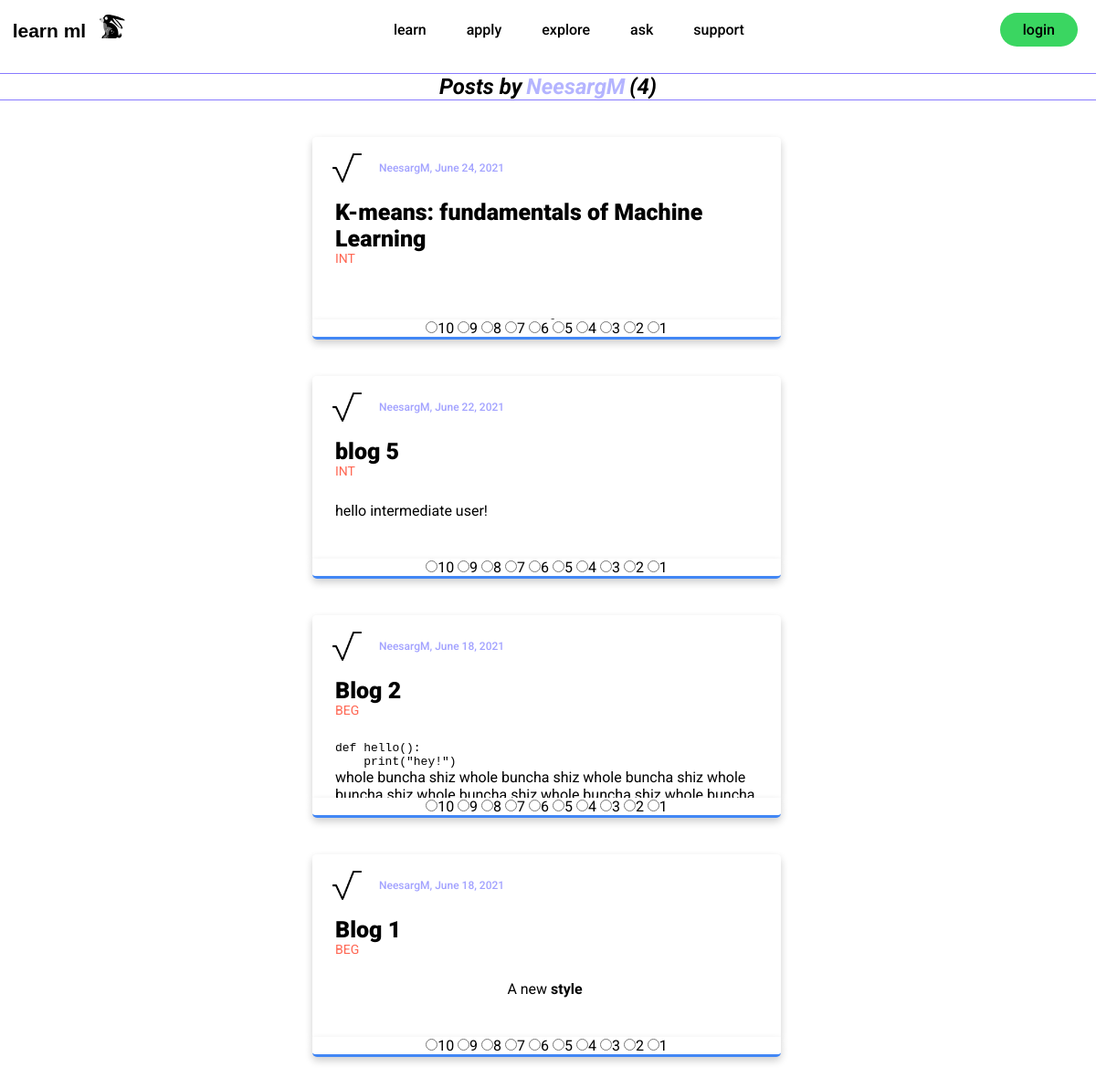
The page /explore/user/NeesargM on the database as committed earlier.
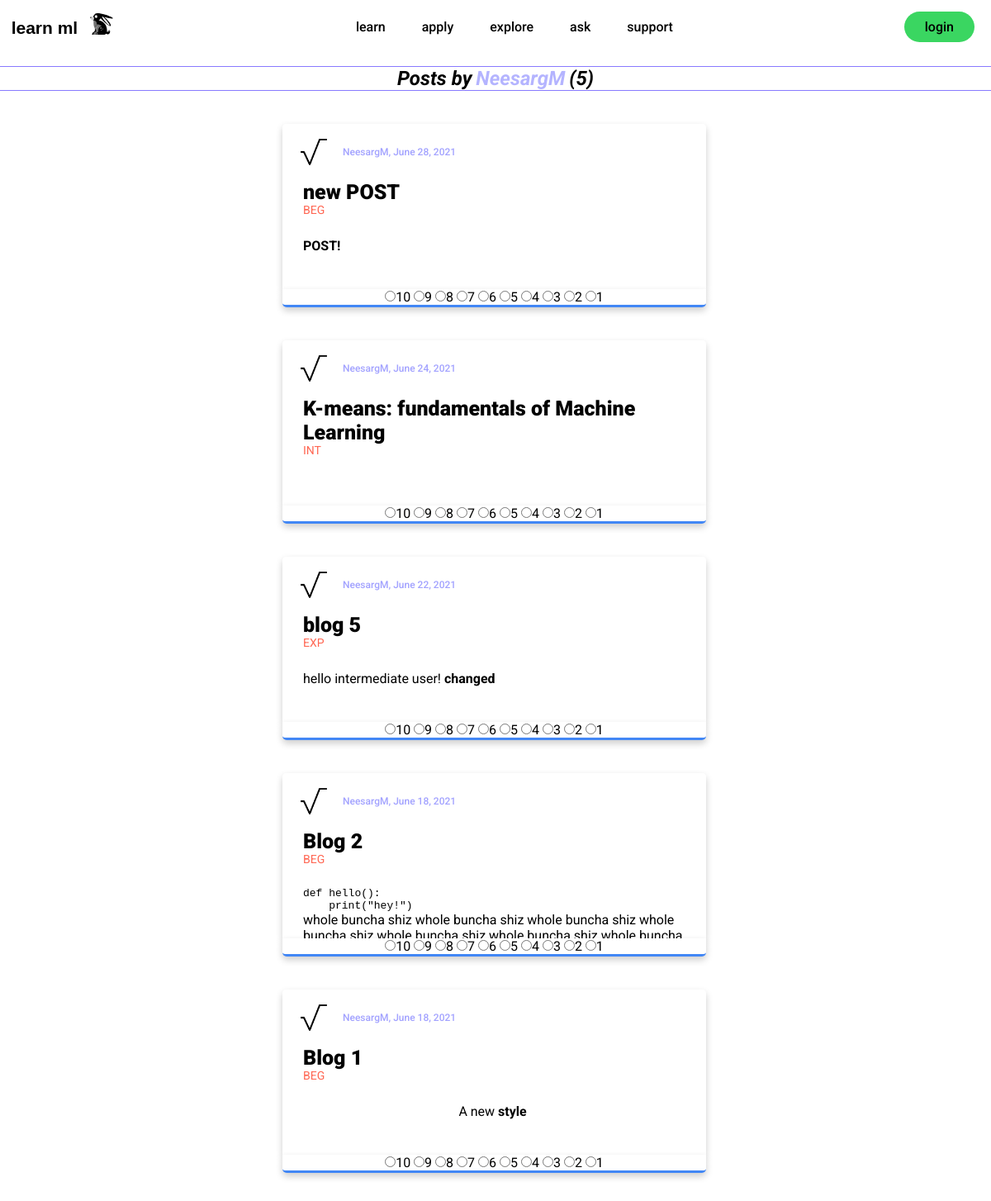
The same page on the database as committed later.
### explore/models.py (models this page shows, shortened)
class Post(models.Model):
	title = models.CharField(max_length=100)
	content = HTMLField()
	date_posted = models.DateTimeField(default=timezone.now)
	author = models.ForeignKey(User, on_delete=models.CASCADE)
	POST_AUDIENCE = [
        ('BEG', 'Beginner'),
        ('INT', 'Intermediate'),
        ('EXP', 'Expert'),
    ]
	audience = models.CharField(max_length=3, choices=POST_AUDIENCE, default='BEG',)
	likes = models.ManyToManyField(User, default=None, blank=True, related_name='likes')

### users/models.py (models this page shows, shortened)
class Profile(models.Model):
	user = models.OneToOneField(User, on_delete=models.CASCADE)
	image = models.ImageField(default='default.jpg', upload_to='profile_pics')

### explore/views.py (the view)
# urls.py: path('user/<str:username>', UserPostListView.as_view(), name='user-posts'),
class UserPostListView(ListView):
	model = Post
	template_name = 'explore/user_posts.html'
	context_object_name = 'posts'
	paginate_by = 5
	def get_queryset(self):
		user = get_object_or_404(User, username=self.kwargs.get('username'))
		return self.model.objects.filter(author=user).order_by('-date_posted')

### explore/templates/explore/user_posts.html (shortened to what this page needs)
{% extends "explore/base.html" %}
{% block section %}
<h2 class="more-user-posts-h2">Posts by <span id='user-name-h2'> {{ view.kwargs.username }} </span> ({{ page_obj.paginator.count }})</h2>
<section class="posts-section">
	<div class="posts-content">
		{% for post in posts %}
		<div class="post-card">
			<div class="post-card-container">
				<div class="pic-name-date">
					<img class="small-prof-pic" src="{{ post.author.profile.image.url }}">
					<p class="post-author-and-date"><a class="post-author-and-date" href="{% url 'user-posts' post.author.username %}">{{ post.author }}, {{ post.date_posted|date:"N d, Y" }}</a></p>
				</div>
				<h2><a class="post-title-link" href="{% url 'post-detail' post.id post.title %}">{{ post.title }}</a></h2>
				<p class="post-audience">{{ post.audience }}</p>
				<div class=post-content-container>
					<p class="post-content">{{ post.content|safe }}</p>
				</div>
			</div>
		</div>
		<div class="readability-card">
			<div class="readability-card-container">
				<input type="radio" onclick="if(this.checked){console.log(10)}" name="rating" id="rate10{{ forloop.counter0 }}"><label for="rate10{{ forloop.counter0 }}">10</label>
				<input type="radio" onclick="if(this.checked){console.log(9)}" name="rating" id="rate9{{ forloop.counter0 }}"><label for="rate9{{ forloop.counter0 }}">9</label>
				<input type="radio" onclick="if(this.checked){console.log(8)}" name="rating" id="rate8{{ forloop.counter0 }}"><label for="rate8{{ forloop.counter0 }}">8</label>
				<input type="radio" onclick="if(this.checked){console.log(7)}" name="rating" id="rate7{{ forloop.counter0 }}"><label for="rate7{{ forloop.counter0 }}">7</label>
				<input type="radio" onclick="if(this.checked){console.log(6)}" name="rating" id="rate6{{ forloop.counter0 }}"><label for="rate6{{ forloop.counter0 }}">6</label>
				<input type="radio" onclick="if(this.checked){console.log(5)}" name="rating" id="rate5{{ forloop.counter0 }}"><label for="rate5{{ forloop.counter0 }}">5</label>
				<input type="radio" onclick="if(this.checked){console.log(4)}" name="rating" id="rate4{{ forloop.counter0 }}"><label for="rate4{{ forloop.counter0 }}">4</label>
				<input type="radio" onclick="if(this.checked){console.log(3)}" name="rating" id="rate3{{ forloop.counter0 }}"><label for="rate3{{ forloop.counter0 }}">3</label>
				<input type="radio" onclick="if(this.checked){console.log(2)}" name="rating" id="rate2{{ forloop.counter0 }}"><label for="rate2{{ forloop.counter0 }}">2</label>
				<input type="radio" onclick="if(this.checked){console.log(1)}" name="rating" id="rate1{{ forloop.counter0 }}"><label for="rate1{{ forloop.counter0 }}">1</label>
			</div>
		</div>
		{% endfor %}
		<div class="pagination-container">
		</div>
</section>
{% endblock section %}

Rows that differ between the two databases and show on the page:
added Post: author.profile.image (picture), author "NeesargM", date_posted "June 28, 2021", title "new POST", audience "BEG", content "POST!"
changed Post "blog 5": audience "INT" → "EXP"; content "hello intermediate user!" → "hello intermediate user! changed"
Other text that changed with them:
{{ page_obj.paginator.count }}: "4" → "5"
